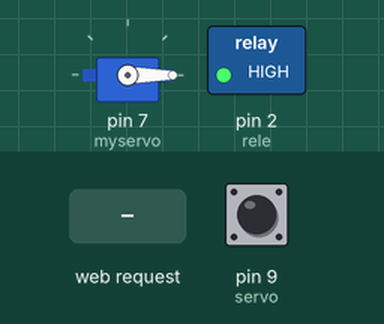
Recording of a sketch running on a simulated Arduino Uno, built with avr-gcc and run on an emulated ATmega328P. Shown: servo, switched loads named in the sketch (green lamp = pin HIGH). Inputs (shaded band) come from the test bench; at power-on: pin 9 (servo) HIGH.

Above: at 1.2 s.
1.3 s: HTTP request GET /rele received
At 2.4 s:
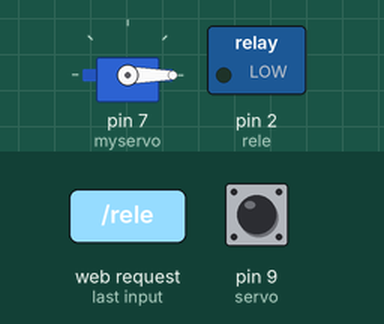
2.8 s: HTTP request GET /servo received
At 3.6 s:
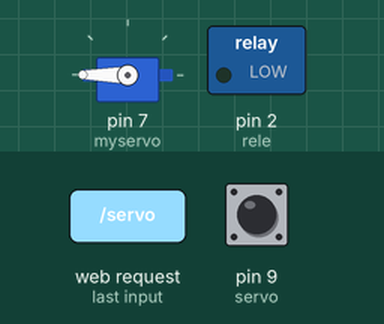
Timing chart, 0 to 9.3 s (numbered marks = the images above; inputs shaded):
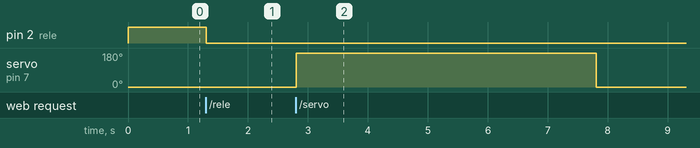

The sketch:

ethernetshield-automatio.ino
```cpp
#include <SPI.h>
#include <string.h>
#include <Ethernet.h>
#include <Servo.h>

// INICIALIZAR O SERVO
Servo myservo;

// CONFIGURAÇÃO DO MAC, IP E PORTA PARA ETHERNET SHIELD
byte mac[] = { 0xDE, 0xAD, 0xBE, 0xEF, 0xFE, 0xED }; // MAC DA PLACA ETHERNET
byte ip[] = { 192, 168, 0 , 10}; // IP DA PLACA ETHERNET
EthernetServer server(8090); //PORTA DA PLACA ETHERNET

// INICIALIZAR AS LEITURAS DO STATUS
String readString = String(30); //
String statusRele;
String statusServo;

//PINO DIGITAL UTILIZADO PELO SERVO MOTOR
int servo = 9;

//PINO DIGITAL UTILIZADO PELO MÓDULO RELÉ
const int rele = 2;

void setup() {

  //SETUP ETHERNET
  Ethernet.begin(mac, ip);

  //SETUP SERVO
  myservo.attach(7); //pino de dados do servo conectado ao pino 9
  myservo.write(0);


  //SETUP RELÉ
  pinMode(rele, OUTPUT); //DEFINE O PINO DO RELÉ COMO SAÍDA
  digitalWrite(rele, HIGH); //MÓDULO RELÉ INICIA DESLIGADO

}

void loop() {

  EthernetClient client = server.available();

  if(client) {
    while(client.connected()) {

      if(client.available()) {

        char c = client.read();

        if(readString.length() < 100) {
          readString += (c);
        }

        if(c == '\n') {

          if(readString.indexOf("rele") > 0) {
            digitalWrite(rele, !digitalRead(rele));
          }

          if(readString.indexOf("servo") > 0) {
            digitalWrite(servo, !digitalRead(servo));
            myservo.write(180);
            delay(5000);
            myservo.write(0);
          }

          client.println("HTTP/1.1 200 OK");
          client.println("Content-Type: text/html");
          client.println("");

          client.println("<!DOCTYPE html>");
          client.println("<html lang=\"pt-br\">");
          client.println("<head>");
          client.println("<meta charset=\"UTF-8\">");
          client.println("<meta name=\"viewport\" content=\"width=device-width, initial-scale=1.0\">");
          client.println("<title>Projeto Arduino - Aquário</title>");
          client.println("</head>");
          client.println("<body>");
          client.println("<h1>Projeto Arduino Uno - Aquário</h1>");
          client.println("<form action=\"rele\" method=\"get\">");
          if(digitalRead(rele)) {
            statusRele = "Desligado";
          } else {
            statusRele = "Ligado";
          }

          client.println("<button type=\"submit\" style=\"width: 200px;\">Relé - "+ statusRele +"</button>");
          client.println("</form>");

          client.println("<form action=\"servo\" method=\"get\">");
          if(digitalRead(servo)) {
            statusServo = "Desligado";
          } else {
            statusServo = "Ligado";
          }

          client.println("<button type=\"submit\" style=\"width: 200px;\">Relé - "+ statusServo +"</button>");
          client.println("</form>");
          client.println("</body>");
          client.println("</html>");
          client.println("");
          client.println("");

          readString = "";

        }
      }
    }
  }

}
```

Measured:
- after the input at 1.3 s, pin 2 (rele): HIGH → LOW at once
- after the input at 2.8 s, servo on pin 7 (myservo): 0° → 180° at once, → 0° 5.0 s later
